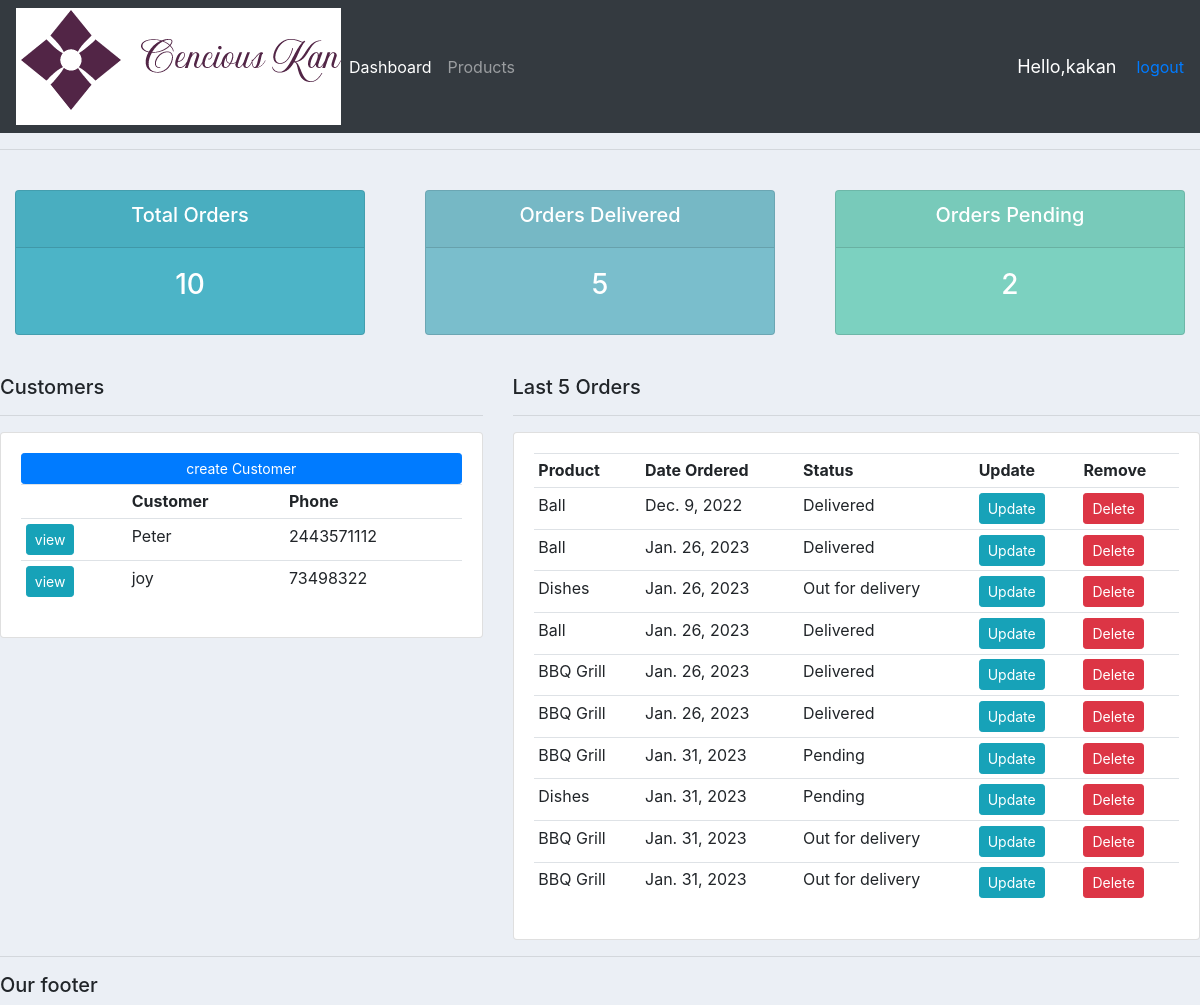
The app's page / (signed in) with its own data.
### accounts/models.py (models this page shows, shortened)
class Customer(models.Model):
    user = models.OneToOneField(User, null=True,blank=True, on_delete=models.CASCADE)
    name = models.CharField(max_length=200, null=True)
    phone = models.CharField(max_length=200, null=True)
    email = models.EmailField(max_length=200, null=True)
    profile_pic = models.ImageField(default="default pic.jpg", null=True, blank=True)
    date_created = models.DateField(auto_now_add=True, null=True)

class Order(models.Model):
    STATUS=(
            ('Pending', 'pending'),
            ('Out for delivery', 'out for delivery'),
            ('Delivered', 'delivered'),
        )
    customer= models.ForeignKey(Customer, null=True, on_delete=models.SET_NULL)
    products= models.ForeignKey(Product, null=True, on_delete=models.SET_NULL)
    date_created=models.DateField(auto_now_add=True, null=True)
    status= models.CharField(max_length=200, null=True, choices=STATUS)
    note = models.CharField(max_length=1000,null=True)

class Product(models.Model):
    CATEGORY=(
        ('Indoor','Indoor'),
        ('Outdoor', 'outdoor'),
    )
    name=models.CharField(max_length=200, null=True)
    price=models.FloatField(null=True)
    category=models.CharField(max_length=200, null=True, choices=CATEGORY)
    description=models.CharField(max_length=200, null=True)
    date_created= models.DateField(auto_now_add=True, null=True)
    tags=models.ManyToManyField(Tag)
    def __str__(self):
        return self.name

### accounts/decorators.py (the view)
    def wrapper_function(request, *args, **kwargs):
        group = None
        if request.user.groups.exists():
            group = request.user.groups.all()[0].name
        if group == 'customer':
            return redirect('user-page')
        if group == 'admin':
            return view_func(request, *args, **kwargs)

### accounts/views.py (called while the page is built)
@login_required(login_url='login')
@admin_only
def home(request):
    orders = Order.objects.all()
    customers = Customer.objects.all()
    total_customers =customers.count()
    total_orders = orders.count()
    delivered = orders.filter(status='Delivered').count()
    pending = orders.filter(status='Pending').count()
    context = {'orders':orders, 'customers':customers,
    'pending':pending,
    'delivered':delivered,'total_orders':total_orders}
    return render(request,'accounts/dashboard.html', context)

### accounts/templates/accounts/dashboard.html
{%extends 'accounts/main.html' %}
{% load static%}
{%block element%}
{% include 'accounts/status.html' %}
<br>
<div class="row">
    <div class="col-md-5">
        <h5>Customers</h5>
        <hr>
        <div class="card card-body">
            <a class="btn btn-primary btn-sm btn-block" href="">create Customer</a>
            <table class="table table-sm">
                <tr>
                    <th></th>
                    <th>Customer</th>
                    <th>Phone</th>
                </tr>
                {% for customer in customers%}
                <tr>
                    <td><a class="btn btn-sm btn-info" href="{% url 'customer' customer.id %}">view</a></td>
                    <td>{{customer.name}} </td>
                    <td>{{customer.phone}} </td>
                </tr>
                {% endfor%}
            </table>
        </div>
    </div>
    <div class="col-md-7">
        <h5>Last 5 Orders</h5>
        <hr>
        <div class="card card-body">
            <table class="table table-sm">
                <tr>
                    <th>Product</th>
                    <th>Date Ordered</th>
                    <th>Status</th>
                    <th>Update</th>
                    <th>Remove</th>
                </tr>
                {% for order in orders%}
                <tr>
                    <td>{{order.products}} </td>
                    <td>{{order.date_created}} </td>
                    <td>{{order.status}} </td>
                    <td><a class="btn btn-sm btn-info" href="{% url 'update_order' order.id %}">Update</a></td>
                    <td><a class="btn btn-sm btn-danger" href="{% url 'delete_order' order.id %}">Delete</a></td>
                </tr>
                {% endfor%}
            </table>
        </div>
    </div>
</div>
{%endblock element%}

### accounts/templates/accounts/navbar.html (shortened to what this page needs)
{% load static%}
<nav class="navbar navbar-expand-lg navbar-dark bg-dark">
    <img src="{% static 'images/ce.png' %}" alt="">
    <div class="collapse navbar-collapse" id="navbarNav">
      <ul class="navbar-nav">
        {% if request.user.is_staff%}
        <li class="nav-item active">
          <a class="nav-link" href="{% url 'home' %}">Dashboard</a>
        </li>
        <li class="nav-item">
          <a class="nav-link" href="{% url 'products' %}">Products</a>
        </li>
        {% else %}
        <li class="nav-item">
          <a class="nav-link" href="{% url 'account' %}">Settings</a>
        </li>
        {% endif %}
      </ul>
    </div>
    <span class="hello-msg">Hello,{{request.user}} </span>
    <a href=" {% url 'logout' %} ">logout</a>
  </nav>

### static/css/main.css (style rules this page uses)
body { background-color: #ebeff5; }

### accounts/templates/accounts/navbar.html (style rules this page uses)
.hello-msg { font-size: 18px; color: #fff; margin-right: 20px; }

### records on screen
Customer: name "Peter", phone "2443571112"
Customer: name "joy", phone "73498322"
Order: products "Ball", date_created "Dec. 9, 2022", status "Delivered"
Order: products "Ball", date_created "Jan. 26, 2023", status "Delivered"
Order: products "Dishes", date_created "Jan. 26, 2023", status "Out for delivery"
Order: products "Ball", date_created "Jan. 26, 2023", status "Delivered"
Order: products "BBQ Grill", date_created "Jan. 26, 2023", status "Delivered"
Order: products "BBQ Grill", date_created "Jan. 26, 2023", status "Delivered"
Order: products "BBQ Grill", date_created "Jan. 31, 2023", status "Pending"
Order: products "Dishes", date_created "Jan. 31, 2023", status "Pending"
Order: products "BBQ Grill", date_created "Jan. 31, 2023", status "Out for delivery"
Order: products "BBQ Grill", date_created "Jan. 31, 2023", status "Out for delivery"

### other values on screen
{{ request.user }} "kakan"
{{ total_orders }} "10"
{{ delivered }} "5"
{{ pending }} "2"
